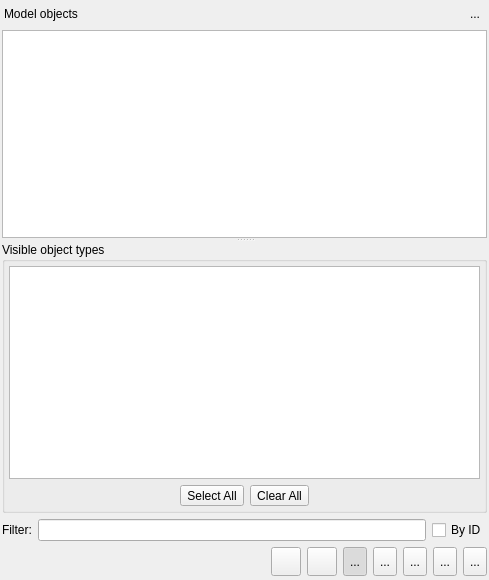
<?xml version="1.0" encoding="UTF-8"?>
<ui version="4.0">
 <class>ModelObjectsWidget</class>
 <widget class="QWidget" name="ModelObjectsWidget">
  <property name="enabled">
   <bool>true</bool>
  </property>
  <property name="geometry">
   <rect>
    <x>0</x>
    <y>0</y>
    <width>489</width>
    <height>580</height>
   </rect>
  </property>
  <property name="sizePolicy">
   <sizepolicy hsizetype="MinimumExpanding" vsizetype="Preferred">
    <horstretch>0</horstretch>
    <verstretch>0</verstretch>
   </sizepolicy>
  </property>
  <property name="minimumSize">
   <size>
    <width>260</width>
    <height>300</height>
   </size>
  </property>
  <property name="maximumSize">
   <size>
    <width>524287</width>
    <height>524287</height>
   </size>
  </property>
  <property name="windowTitle">
   <string>Model Objects</string>
  </property>
  <property name="windowIcon">
   <iconset resource="../res/resources.qrc">
    <normaloff>:/icons/icons/pgsqlModeler48x48.png</normaloff>:/icons/icons/pgsqlModeler48x48.png</iconset>
  </property>
  <property name="floating" stdset="0">
   <bool>false</bool>
  </property>
  <layout class="QGridLayout" name="gridLayout_5">
   <property name="leftMargin">
    <number>2</number>
   </property>
   <property name="topMargin">
    <number>2</number>
   </property>
   <property name="rightMargin">
    <number>2</number>
   </property>
   <property name="bottomMargin">
    <number>4</number>
   </property>
   <item row="2" column="0">
    <widget class="QWidget" name="content_wgt" native="true">
     <layout class="QGridLayout" name="gridLayout_3">
      <property name="leftMargin">
       <number>0</number>
      </property>
      <property name="topMargin">
       <number>0</number>
      </property>
      <property name="rightMargin">
       <number>0</number>
      </property>
      <property name="bottomMargin">
       <number>0</number>
      </property>
      <property name="verticalSpacing">
       <number>0</number>
      </property>
      <item row="0" column="0">
       <widget class="QSplitter" name="splitter">
        <property name="orientation">
         <enum>Qt::Vertical</enum>
        </property>
        <widget class="QStackedWidget" name="visaoobjetos_stw">
         <property name="enabled">
          <bool>true</bool>
         </property>
         <property name="minimumSize">
          <size>
           <width>0</width>
           <height>0</height>
          </size>
         </property>
         <property name="currentIndex">
          <number>0</number>
         </property>
         <widget class="QWidget" name="page">
          <property name="enabled">
           <bool>true</bool>
          </property>
          <layout class="QGridLayout" name="gridLayout_4">
           <property name="leftMargin">
            <number>0</number>
           </property>
           <property name="topMargin">
            <number>0</number>
           </property>
           <property name="rightMargin">
            <number>0</number>
           </property>
           <property name="bottomMargin">
            <number>0</number>
           </property>
           <property name="spacing">
            <number>0</number>
           </property>
           <item row="0" column="0">
            <widget class="QTreeWidget" name="objectstree_tw">
             <property name="enabled">
              <bool>true</bool>
             </property>
             <property name="palette">
              <palette>
               <active>
                <colorrole role="Link">
                 <brush brushstyle="SolidPattern">
                  <color alpha="255">
                   <red>0</red>
                   <green>170</green>
                   <blue>255</blue>
                  </color>
                 </brush>
                </colorrole>
               </active>
               <inactive>
                <colorrole role="Link">
                 <brush brushstyle="SolidPattern">
                  <color alpha="255">
                   <red>0</red>
                   <green>170</green>
                   <blue>255</blue>
                  </color>
                 </brush>
                </colorrole>
               </inactive>
               <disabled>
                <colorrole role="Link">
                 <brush brushstyle="SolidPattern">
                  <color alpha="255">
                   <red>0</red>
                   <green>170</green>
                   <blue>255</blue>
                  </color>
                 </brush>
                </colorrole>
               </disabled>
              </palette>
             </property>
             <property name="frameShadow">
              <enum>QFrame::Sunken</enum>
             </property>
             <property name="horizontalScrollBarPolicy">
              <enum>Qt::ScrollBarAlwaysOff</enum>
             </property>
             <property name="autoScroll">
              <bool>true</bool>
             </property>
             <property name="editTriggers">
              <set>QAbstractItemView::NoEditTriggers</set>
             </property>
             <property name="showDropIndicator" stdset="0">
              <bool>true</bool>
             </property>
             <property name="alternatingRowColors">
              <bool>true</bool>
             </property>
             <property name="selectionMode">
              <enum>QAbstractItemView::SingleSelection</enum>
             </property>
             <property name="selectionBehavior">
              <enum>QAbstractItemView::SelectItems</enum>
             </property>
             <property name="iconSize">
              <size>
               <width>20</width>
               <height>20</height>
              </size>
             </property>
             <property name="indentation">
              <number>20</number>
             </property>
             <property name="rootIsDecorated">
              <bool>false</bool>
             </property>
             <property name="uniformRowHeights">
              <bool>true</bool>
             </property>
             <property name="itemsExpandable">
              <bool>true</bool>
             </property>
             <property name="sortingEnabled">
              <bool>false</bool>
             </property>
             <property name="animated">
              <bool>true</bool>
             </property>
             <property name="allColumnsShowFocus">
              <bool>false</bool>
             </property>
             <property name="headerHidden">
              <bool>true</bool>
             </property>
             <property name="expandsOnDoubleClick">
              <bool>false</bool>
             </property>
             <property name="columnCount">
              <number>1</number>
             </property>
             <attribute name="headerMinimumSectionSize">
              <number>50</number>
             </attribute>
             <attribute name="headerDefaultSectionSize">
              <number>50</number>
             </attribute>
             <attribute name="headerStretchLastSection">
              <bool>true</bool>
             </attribute>
             <column>
              <property name="text">
               <string>1</string>
              </property>
             </column>
            </widget>
           </item>
          </layout>
         </widget>
         <widget class="QWidget" name="page_2">
          <layout class="QGridLayout" name="gridLayout_2">
           <property name="leftMargin">
            <number>0</number>
           </property>
           <property name="topMargin">
            <number>0</number>
           </property>
           <property name="rightMargin">
            <number>0</number>
           </property>
           <property name="bottomMargin">
            <number>0</number>
           </property>
           <property name="horizontalSpacing">
            <number>0</number>
           </property>
           <item row="0" column="0">
            <widget class="QTableWidget" name="objectslist_tbw">
             <property name="enabled">
              <bool>true</bool>
             </property>
             <property name="editTriggers">
              <set>QAbstractItemView::NoEditTriggers</set>
             </property>
             <property name="alternatingRowColors">
              <bool>true</bool>
             </property>
             <property name="selectionMode">
              <enum>QAbstractItemView::SingleSelection</enum>
             </property>
             <property name="selectionBehavior">
              <enum>QAbstractItemView::SelectRows</enum>
             </property>
             <property name="iconSize">
              <size>
               <width>20</width>
               <height>20</height>
              </size>
             </property>
             <property name="gridStyle">
              <enum>Qt::SolidLine</enum>
             </property>
             <property name="sortingEnabled">
              <bool>true</bool>
             </property>
             <attribute name="horizontalHeaderCascadingSectionResizes">
              <bool>true</bool>
             </attribute>
             <attribute name="horizontalHeaderDefaultSectionSize">
              <number>96</number>
             </attribute>
             <attribute name="horizontalHeaderShowSortIndicator" stdset="0">
              <bool>true</bool>
             </attribute>
             <attribute name="horizontalHeaderStretchLastSection">
              <bool>true</bool>
             </attribute>
             <attribute name="verticalHeaderVisible">
              <bool>false</bool>
             </attribute>
             <attribute name="verticalHeaderCascadingSectionResizes">
              <bool>false</bool>
             </attribute>
             <attribute name="verticalHeaderDefaultSectionSize">
              <number>28</number>
             </attribute>
             <attribute name="verticalHeaderHighlightSections">
              <bool>false</bool>
             </attribute>
             <attribute name="verticalHeaderShowSortIndicator" stdset="0">
              <bool>false</bool>
             </attribute>
             <attribute name="verticalHeaderStretchLastSection">
              <bool>false</bool>
             </attribute>
             <column>
              <property name="text">
               <string>ID</string>
              </property>
              <property name="textAlignment">
               <set>AlignLeading|AlignVCenter</set>
              </property>
              <property name="icon">
               <iconset resource="../res/resources.qrc">
                <normaloff>:/icons/icons/uid.png</normaloff>:/icons/icons/uid.png</iconset>
              </property>
             </column>
             <column>
              <property name="text">
               <string>Object</string>
              </property>
              <property name="textAlignment">
               <set>AlignLeading|AlignVCenter</set>
              </property>
              <property name="icon">
               <iconset resource="../res/resources.qrc">
                <normaloff>:/icons/icons/table.png</normaloff>:/icons/icons/table.png</iconset>
              </property>
             </column>
             <column>
              <property name="text">
               <string>Type</string>
              </property>
              <property name="textAlignment">
               <set>AlignLeading|AlignVCenter</set>
              </property>
              <property name="icon">
               <iconset resource="../res/resources.qrc">
                <normaloff>:/icons/icons/usertype.png</normaloff>:/icons/icons/usertype.png</iconset>
              </property>
             </column>
             <column>
              <property name="text">
               <string>Parent Object</string>
              </property>
              <property name="textAlignment">
               <set>AlignLeading|AlignVCenter</set>
              </property>
              <property name="icon">
               <iconset resource="../res/resources.qrc">
                <normaloff>:/icons/icons/schema.png</normaloff>:/icons/icons/schema.png</iconset>
              </property>
             </column>
             <column>
              <property name="text">
               <string>Parent Type</string>
              </property>
              <property name="textAlignment">
               <set>AlignLeading|AlignVCenter</set>
              </property>
              <property name="icon">
               <iconset resource="../res/resources.qrc">
                <normaloff>:/icons/icons/usertype.png</normaloff>:/icons/icons/usertype.png</iconset>
              </property>
             </column>
            </widget>
           </item>
          </layout>
         </widget>
        </widget>
        <widget class="QWidget" name="layoutWidget">
         <layout class="QVBoxLayout" name="verticalLayout">
          <property name="spacing">
           <number>0</number>
          </property>
          <item>
           <widget class="QGroupBox" name="visibleobjects_grp">
            <property name="maximumSize">
             <size>
              <width>16777215</width>
              <height>16777215</height>
             </size>
            </property>
            <property name="title">
             <string>Visible object types</string>
            </property>
            <property name="flat">
             <bool>false</bool>
            </property>
            <property name="checkable">
             <bool>false</bool>
            </property>
            <layout class="QGridLayout" name="gridLayout">
             <property name="leftMargin">
              <number>4</number>
             </property>
             <property name="topMargin">
              <number>4</number>
             </property>
             <property name="rightMargin">
              <number>4</number>
             </property>
             <property name="bottomMargin">
              <number>4</number>
             </property>
             <item row="0" column="0">
              <widget class="QListWidget" name="visibleobjects_lst">
               <property name="minimumSize">
                <size>
                 <width>0</width>
                 <height>0</height>
                </size>
               </property>
               <property name="maximumSize">
                <size>
                 <width>16777215</width>
                 <height>16777215</height>
                </size>
               </property>
               <property name="editTriggers">
                <set>QAbstractItemView::NoEditTriggers</set>
               </property>
               <property name="alternatingRowColors">
                <bool>true</bool>
               </property>
               <property name="currentRow">
                <number>-1</number>
               </property>
               <property name="sortingEnabled">
                <bool>true</bool>
               </property>
              </widget>
             </item>
             <item row="1" column="0">
              <layout class="QHBoxLayout" name="horizontalLayout_2">
               <item>
                <spacer name="horizontalSpacer_3">
                 <property name="orientation">
                  <enum>Qt::Horizontal</enum>
                 </property>
                 <property name="sizeHint" stdset="0">
                  <size>
                   <width>58</width>
                   <height>20</height>
                  </size>
                 </property>
                </spacer>
               </item>
               <item>
                <widget class="QToolButton" name="select_all_tb">
                 <property name="sizePolicy">
                  <sizepolicy hsizetype="Preferred" vsizetype="Preferred">
                   <horstretch>0</horstretch>
                   <verstretch>0</verstretch>
                  </sizepolicy>
                 </property>
                 <property name="text">
                  <string>Select All</string>
                 </property>
                </widget>
               </item>
               <item>
                <widget class="QToolButton" name="clear_all_tb">
                 <property name="sizePolicy">
                  <sizepolicy hsizetype="Preferred" vsizetype="Preferred">
                   <horstretch>0</horstretch>
                   <verstretch>0</verstretch>
                  </sizepolicy>
                 </property>
                 <property name="text">
                  <string>Clear All</string>
                 </property>
                </widget>
               </item>
               <item>
                <spacer name="horizontalSpacer_2">
                 <property name="orientation">
                  <enum>Qt::Horizontal</enum>
                 </property>
                 <property name="sizeHint" stdset="0">
                  <size>
                   <width>58</width>
                   <height>20</height>
                  </size>
                 </property>
                </spacer>
               </item>
              </layout>
             </item>
            </layout>
           </widget>
          </item>
         </layout>
        </widget>
       </widget>
      </item>
     </layout>
    </widget>
   </item>
   <item row="0" column="0">
    <widget class="QWidget" name="title_wgt" native="true">
     <property name="font">
      <font>
       <pointsize>9</pointsize>
      </font>
     </property>
     <layout class="QHBoxLayout" name="horizontalLayout_3">
      <property name="spacing">
       <number>0</number>
      </property>
      <property name="leftMargin">
       <number>2</number>
      </property>
      <property name="topMargin">
       <number>2</number>
      </property>
      <property name="rightMargin">
       <number>2</number>
      </property>
      <property name="bottomMargin">
       <number>0</number>
      </property>
      <item>
       <widget class="QLabel" name="title_lbl">
        <property name="font">
         <font>
          <pointsize>9</pointsize>
          <italic>false</italic>
         </font>
        </property>
        <property name="text">
         <string>Model objects</string>
        </property>
       </widget>
      </item>
      <item>
       <spacer name="horizontalSpacer_4">
        <property name="orientation">
         <enum>Qt::Horizontal</enum>
        </property>
        <property name="sizeHint" stdset="0">
         <size>
          <width>156</width>
          <height>5</height>
         </size>
        </property>
       </spacer>
      </item>
      <item>
       <widget class="QToolButton" name="hide_tb">
        <property name="minimumSize">
         <size>
          <width>20</width>
          <height>20</height>
         </size>
        </property>
        <property name="maximumSize">
         <size>
          <width>20</width>
          <height>20</height>
         </size>
        </property>
        <property name="toolTip">
         <string>Hide this widget</string>
        </property>
        <property name="text">
         <string>...</string>
        </property>
        <property name="icon">
         <iconset resource="../res/resources.qrc">
          <normaloff>:/icons/icons/close1.png</normaloff>:/icons/icons/close1.png</iconset>
        </property>
        <property name="autoRaise">
         <bool>true</bool>
        </property>
       </widget>
      </item>
     </layout>
    </widget>
   </item>
   <item row="3" column="0">
    <widget class="QWidget" name="filter_wgt" native="true">
     <property name="minimumSize">
      <size>
       <width>0</width>
       <height>0</height>
      </size>
     </property>
     <layout class="QHBoxLayout" name="horizontalLayout_4">
      <property name="leftMargin">
       <number>0</number>
      </property>
      <property name="topMargin">
       <number>0</number>
      </property>
      <property name="rightMargin">
       <number>0</number>
      </property>
      <property name="bottomMargin">
       <number>0</number>
      </property>
      <item>
       <widget class="QLabel" name="filter_lbl">
        <property name="enabled">
         <bool>true</bool>
        </property>
        <property name="sizePolicy">
         <sizepolicy hsizetype="Fixed" vsizetype="Preferred">
          <horstretch>0</horstretch>
          <verstretch>0</verstretch>
         </sizepolicy>
        </property>
        <property name="text">
         <string>Filter:</string>
        </property>
       </widget>
      </item>
      <item>
       <widget class="QLineEdit" name="filter_edt">
        <property name="enabled">
         <bool>true</bool>
        </property>
        <property name="clearButtonEnabled">
         <bool>true</bool>
        </property>
       </widget>
      </item>
      <item>
       <widget class="QCheckBox" name="by_id_chk">
        <property name="text">
         <string>By ID</string>
        </property>
       </widget>
      </item>
     </layout>
    </widget>
   </item>
   <item row="4" column="0">
    <layout class="QHBoxLayout" name="horizontalLayout">
     <item>
      <spacer name="horizontalSpacer">
       <property name="orientation">
        <enum>Qt::Horizontal</enum>
       </property>
       <property name="sizeType">
        <enum>QSizePolicy::Expanding</enum>
       </property>
       <property name="sizeHint" stdset="0">
        <size>
         <width>118</width>
         <height>20</height>
        </size>
       </property>
      </spacer>
     </item>
     <item>
      <widget class="QToolButton" name="select_tb">
       <property name="sizePolicy">
        <sizepolicy hsizetype="Preferred" vsizetype="Preferred">
         <horstretch>0</horstretch>
         <verstretch>0</verstretch>
        </sizepolicy>
       </property>
       <property name="minimumSize">
        <size>
         <width>0</width>
         <height>0</height>
        </size>
       </property>
       <property name="toolTip">
        <string>Select</string>
       </property>
       <property name="text">
        <string/>
       </property>
       <property name="icon">
        <iconset resource="../res/resources.qrc">
         <normaloff>:/icons/icons/confirm.png</normaloff>:/icons/icons/confirm.png</iconset>
       </property>
       <property name="iconSize">
        <size>
         <width>22</width>
         <height>22</height>
        </size>
       </property>
       <property name="shortcut">
        <string>Return</string>
       </property>
      </widget>
     </item>
     <item>
      <widget class="QToolButton" name="cancel_tb">
       <property name="sizePolicy">
        <sizepolicy hsizetype="Preferred" vsizetype="Preferred">
         <horstretch>0</horstretch>
         <verstretch>0</verstretch>
        </sizepolicy>
       </property>
       <property name="minimumSize">
        <size>
         <width>0</width>
         <height>0</height>
        </size>
       </property>
       <property name="toolTip">
        <string>Cancel</string>
       </property>
       <property name="text">
        <string/>
       </property>
       <property name="icon">
        <iconset resource="../res/resources.qrc">
         <normaloff>:/icons/icons/close1.png</normaloff>:/icons/icons/close1.png</iconset>
       </property>
       <property name="iconSize">
        <size>
         <width>22</width>
         <height>22</height>
        </size>
       </property>
       <property name="shortcut">
        <string>Esc</string>
       </property>
      </widget>
     </item>
     <item>
      <widget class="QToolButton" name="tree_view_tb">
       <property name="sizePolicy">
        <sizepolicy hsizetype="Preferred" vsizetype="Preferred">
         <horstretch>0</horstretch>
         <verstretch>0</verstretch>
        </sizepolicy>
       </property>
       <property name="minimumSize">
        <size>
         <width>0</width>
         <height>0</height>
        </size>
       </property>
       <property name="toolTip">
        <string>Tree view</string>
       </property>
       <property name="accessibleName">
        <string/>
       </property>
       <property name="text">
        <string>...</string>
       </property>
       <property name="icon">
        <iconset resource="../res/resources.qrc">
         <normaloff>:/icons/icons/treeview.png</normaloff>:/icons/icons/treeview.png</iconset>
       </property>
       <property name="iconSize">
        <size>
         <width>22</width>
         <height>22</height>
        </size>
       </property>
       <property name="checkable">
        <bool>true</bool>
       </property>
       <property name="checked">
        <bool>true</bool>
       </property>
      </widget>
     </item>
     <item>
      <widget class="QToolButton" name="list_view_tb">
       <property name="sizePolicy">
        <sizepolicy hsizetype="Preferred" vsizetype="Preferred">
         <horstretch>0</horstretch>
         <verstretch>0</verstretch>
        </sizepolicy>
       </property>
       <property name="minimumSize">
        <size>
         <width>0</width>
         <height>0</height>
        </size>
       </property>
       <property name="toolTip">
        <string>List view</string>
       </property>
       <property name="text">
        <string>...</string>
       </property>
       <property name="icon">
        <iconset resource="../res/resources.qrc">
         <normaloff>:/icons/icons/listview.png</normaloff>:/icons/icons/listview.png</iconset>
       </property>
       <property name="iconSize">
        <size>
         <width>22</width>
         <height>22</height>
        </size>
       </property>
       <property name="checkable">
        <bool>true</bool>
       </property>
      </widget>
     </item>
     <item>
      <widget class="QToolButton" name="options_tb">
       <property name="sizePolicy">
        <sizepolicy hsizetype="Preferred" vsizetype="Preferred">
         <horstretch>0</horstretch>
         <verstretch>0</verstretch>
        </sizepolicy>
       </property>
       <property name="minimumSize">
        <size>
         <width>0</width>
         <height>0</height>
        </size>
       </property>
       <property name="toolTip">
        <string>Objects view configuration</string>
       </property>
       <property name="text">
        <string>...</string>
       </property>
       <property name="icon">
        <iconset resource="../res/resources.qrc">
         <normaloff>:/icons/icons/filter.png</normaloff>:/icons/icons/filter.png</iconset>
       </property>
       <property name="iconSize">
        <size>
         <width>22</width>
         <height>22</height>
        </size>
       </property>
       <property name="checkable">
        <bool>true</bool>
       </property>
       <property name="checked">
        <bool>false</bool>
       </property>
      </widget>
     </item>
     <item>
      <widget class="QToolButton" name="expand_all_tb">
       <property name="sizePolicy">
        <sizepolicy hsizetype="Preferred" vsizetype="Preferred">
         <horstretch>0</horstretch>
         <verstretch>0</verstretch>
        </sizepolicy>
       </property>
       <property name="minimumSize">
        <size>
         <width>0</width>
         <height>0</height>
        </size>
       </property>
       <property name="toolTip">
        <string>Expands all items</string>
       </property>
       <property name="text">
        <string>...</string>
       </property>
       <property name="icon">
        <iconset resource="../res/resources.qrc">
         <normaloff>:/icons/icons/add.png</normaloff>:/icons/icons/add.png</iconset>
       </property>
       <property name="iconSize">
        <size>
         <width>22</width>
         <height>22</height>
        </size>
       </property>
       <property name="checkable">
        <bool>false</bool>
       </property>
      </widget>
     </item>
     <item>
      <widget class="QToolButton" name="collapse_all_tb">
       <property name="sizePolicy">
        <sizepolicy hsizetype="Preferred" vsizetype="Preferred">
         <horstretch>0</horstretch>
         <verstretch>0</verstretch>
        </sizepolicy>
       </property>
       <property name="minimumSize">
        <size>
         <width>0</width>
         <height>0</height>
        </size>
       </property>
       <property name="toolTip">
        <string>Collapses all items</string>
       </property>
       <property name="text">
        <string>...</string>
       </property>
       <property name="icon">
        <iconset resource="../res/resources.qrc">
         <normaloff>:/icons/icons/remove.png</normaloff>:/icons/icons/remove.png</iconset>
       </property>
       <property name="iconSize">
        <size>
         <width>22</width>
         <height>22</height>
        </size>
       </property>
       <property name="checkable">
        <bool>false</bool>
       </property>
      </widget>
     </item>
    </layout>
   </item>
  </layout>
 </widget>
 <tabstops>
  <tabstop>objectstree_tw</tabstop>
  <tabstop>visibleobjects_lst</tabstop>
  <tabstop>select_all_tb</tabstop>
  <tabstop>clear_all_tb</tabstop>
  <tabstop>select_tb</tabstop>
  <tabstop>cancel_tb</tabstop>
  <tabstop>tree_view_tb</tabstop>
  <tabstop>list_view_tb</tabstop>
  <tabstop>options_tb</tabstop>
  <tabstop>expand_all_tb</tabstop>
  <tabstop>collapse_all_tb</tabstop>
  <tabstop>objectslist_tbw</tabstop>
  <tabstop>hide_tb</tabstop>
 </tabstops>
 <resources>
  <include location="../res/resources.qrc"/>
 </resources>
 <connections/>
</ui>
